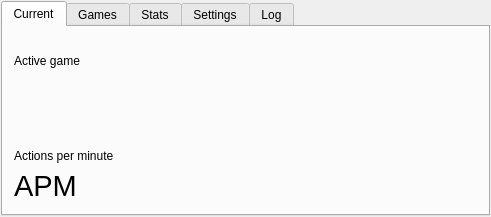
<?xml version="1.0" encoding="UTF-8"?>
<ui version="4.0">
 <class>GameLoggerUI</class>
 <widget class="QDialog" name="GameLoggerUI">
  <property name="geometry">
   <rect>
    <x>0</x>
    <y>0</y>
    <width>491</width>
    <height>217</height>
   </rect>
  </property>
  <property name="windowTitle">
   <string>GameLogger v1.3</string>
  </property>
  <layout class="QHBoxLayout" name="horizontalLayout_2">
   <property name="spacing">
    <number>1</number>
   </property>
   <property name="margin">
    <number>1</number>
   </property>
   <item>
    <widget class="QTabWidget" name="tabWidget">
     <property name="currentIndex">
      <number>0</number>
     </property>
     <widget class="QWidget" name="tab_3">
      <attribute name="title">
       <string>Current</string>
      </attribute>
      <layout class="QVBoxLayout" name="verticalLayout_2">
       <item>
        <spacer name="verticalSpacer">
         <property name="orientation">
          <enum>Qt::Vertical</enum>
         </property>
         <property name="sizeHint" stdset="0">
          <size>
           <width>20</width>
           <height>50</height>
          </size>
         </property>
        </spacer>
       </item>
       <item>
        <widget class="QLabel" name="label_4">
         <property name="text">
          <string>Active game</string>
         </property>
        </widget>
       </item>
       <item>
        <widget class="QLabel" name="gameNameLabel">
         <property name="font">
          <font>
           <pointsize>22</pointsize>
          </font>
         </property>
         <property name="text">
          <string>&lt;no game active&gt;</string>
         </property>
        </widget>
       </item>
       <item>
        <widget class="QLabel" name="durationLabel">
         <property name="text">
          <string/>
         </property>
         <property name="alignment">
          <set>Qt::AlignCenter</set>
         </property>
        </widget>
       </item>
       <item>
        <spacer name="verticalSpacer_2">
         <property name="orientation">
          <enum>Qt::Vertical</enum>
         </property>
         <property name="sizeHint" stdset="0">
          <size>
           <width>20</width>
           <height>49</height>
          </size>
         </property>
        </spacer>
       </item>
       <item>
        <widget class="QLabel" name="label_6">
         <property name="text">
          <string>Actions per minute</string>
         </property>
        </widget>
       </item>
       <item>
        <widget class="QLabel" name="apmLabel">
         <property name="font">
          <font>
           <pointsize>22</pointsize>
          </font>
         </property>
         <property name="text">
          <string>APM</string>
         </property>
        </widget>
       </item>
      </layout>
     </widget>
     <widget class="QWidget" name="tab">
      <attribute name="title">
       <string>Games</string>
      </attribute>
      <layout class="QHBoxLayout" name="horizontalLayout">
       <item>
        <widget class="QTreeWidget" name="gameTree">
         <property name="indentation">
          <number>0</number>
         </property>
         <property name="rootIsDecorated">
          <bool>true</bool>
         </property>
         <column>
          <property name="text">
           <string>Executable</string>
          </property>
         </column>
         <column>
          <property name="text">
           <string>Name</string>
          </property>
         </column>
        </widget>
       </item>
      </layout>
     </widget>
     <widget class="QWidget" name="statsTab">
      <attribute name="title">
       <string>Stats</string>
      </attribute>
      <layout class="QVBoxLayout" name="verticalLayout_4">
       <item>
        <widget class="QLabel" name="statsHeaderLabel">
         <property name="text">
          <string>Your games, ranked by time played</string>
         </property>
        </widget>
       </item>
       <item>
        <widget class="QTreeWidget" name="statsTree">
         <property name="indentation">
          <number>0</number>
         </property>
         <property name="rootIsDecorated">
          <bool>false</bool>
         </property>
         <property name="sortingEnabled">
          <bool>false</bool>
         </property>
         <column>
          <property name="text">
           <string>Game</string>
          </property>
         </column>
         <column>
          <property name="text">
           <string>Time played</string>
          </property>
         </column>
         <column>
          <property name="text">
           <string>Sessions</string>
          </property>
         </column>
         <column>
          <property name="text">
           <string>Last played</string>
          </property>
         </column>
        </widget>
       </item>
      </layout>
     </widget>
     <widget class="QWidget" name="tab_2">
      <attribute name="title">
       <string>Settings</string>
      </attribute>
      <layout class="QHBoxLayout" name="horizontalLayout_3">
       <item>
        <layout class="QFormLayout" name="formLayout_2">
         <property name="fieldGrowthPolicy">
          <enum>QFormLayout::AllNonFixedFieldsGrow</enum>
         </property>
         <property name="labelAlignment">
          <set>Qt::AlignRight|Qt::AlignTrailing|Qt::AlignVCenter</set>
         </property>
         <item row="0" column="0">
          <widget class="QLabel" name="label">
           <property name="text">
            <string>User</string>
           </property>
           <property name="alignment">
            <set>Qt::AlignRight|Qt::AlignTrailing|Qt::AlignVCenter</set>
           </property>
          </widget>
         </item>
         <item row="0" column="1">
          <widget class="QLabel" name="userLabel">
           <property name="text">
            <string>TextLabel</string>
           </property>
          </widget>
         </item>
         <item row="1" column="0">
          <widget class="QLabel" name="label_2">
           <property name="text">
            <string>Server URL</string>
           </property>
          </widget>
         </item>
         <item row="1" column="1">
          <widget class="QLabel" name="serverURLLabel">
           <property name="text">
            <string>TextLabel</string>
           </property>
          </widget>
         </item>
         <item row="2" column="0">
          <widget class="QLabel" name="label_5">
           <property name="text">
            <string>Suppress updates during game</string>
           </property>
           <property name="alignment">
            <set>Qt::AlignRight|Qt::AlignTrailing|Qt::AlignVCenter</set>
           </property>
          </widget>
         </item>
         <item row="2" column="1">
          <widget class="QLabel" name="suppressLabel">
           <property name="text">
            <string>False</string>
           </property>
          </widget>
         </item>
         <item row="3" column="0">
          <widget class="QLabel" name="statusFieldLabel">
           <property name="text">
            <string>Status</string>
           </property>
           <property name="alignment">
            <set>Qt::AlignRight|Qt::AlignTrailing|Qt::AlignVCenter</set>
           </property>
          </widget>
         </item>
         <item row="3" column="1">
          <widget class="QLabel" name="statusLabel">
           <property name="text">
            <string>TextLabel</string>
           </property>
           <property name="wordWrap">
            <bool>true</bool>
           </property>
          </widget>
         </item>
        </layout>
       </item>
      </layout>
     </widget>
     <widget class="QWidget" name="tab_4">
      <attribute name="title">
       <string>Log</string>
      </attribute>
      <layout class="QVBoxLayout" name="verticalLayout_3">
       <item>
        <widget class="QPlainTextEdit" name="logView">
         <property name="readOnly">
          <bool>true</bool>
         </property>
         <property name="lineWrapMode">
          <enum>QPlainTextEdit::NoWrap</enum>
         </property>
        </widget>
       </item>
      </layout>
     </widget>
    </widget>
   </item>
  </layout>
 </widget>
 <layoutdefault spacing="6" margin="11"/>
 <resources/>
 <connections/>
</ui>
